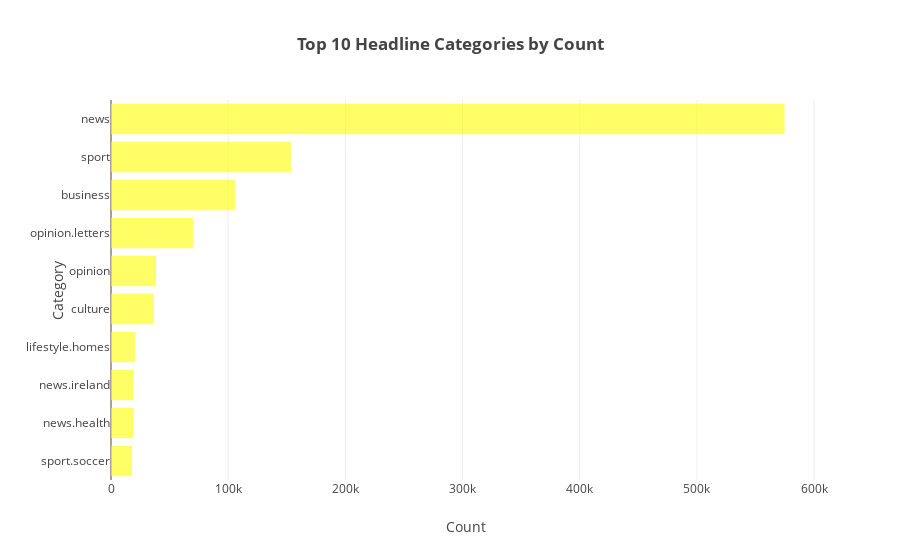

Write notebook code for a chart like this one.
### Markdown cell above
### Top 10 Headline Categories by Count

### Code cell
y = reversed(df['headline_category'].value_counts().head(10).sort_values(ascending=False).index.values.tolist())
x = reversed(df['headline_category'].value_counts().head(10).sort_values(ascending=False).values.tolist())
y = [i for i in y]
x = [i for i in x]

trace5 = go.Bar(x=x,
                y=y,
                orientation='h',
                marker_color='yellow', 
                opacity=0.6
               )

layout = go.Layout(title='<b>Top 10 Headline Categories by Count</b>',
                   xaxis=dict(title='Count'),
                   yaxis=dict(title='Category',
                              automargin=True
                             )
                  )

fig = go.Figure(data=[trace5], layout=layout)
py.iplot(fig)

### Figure 1 — Plotly figure (JSON) as saved in the notebook; plotly's stock layout.template omitted (floating-point values rounded to 4 significant figures)
{"data": [{"marker": {"color": "yellow"}, "opacity": 0.6, "orientation": "h", "type": "bar", "uid": "677d50ba-193b-47da-8a13-e35e6b2d4f4d", "x": [17898, 18961, 19350, 20685, 36509, 38413, 70262, 106155, 153559, 574774], "y": ["sport.soccer", "news.health", "news.ireland", "lifestyle.homes", "culture", "opinion", "opinion.letters", "business", "sport", "news"]}], "layout": {"title": {"text": "<b>Top 10 Headline Categories by Count</b>"}, "xaxis": {"title": {"text": "Count"}}, "yaxis": {"automargin": true, "title": {"text": "Category"}}}}
